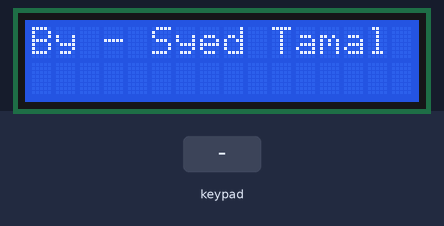
A sketch run on a simulated Arduino Uno, built with avr-gcc and run on an emulated ATmega328P. Shown: 16×2 character LCD. Inputs (shaded band) come from the test bench.

Above: at 0.1 s.
3.3 s: keypad keys 7 + 5 = pressed 0.4 s apart
At 5.5 s:
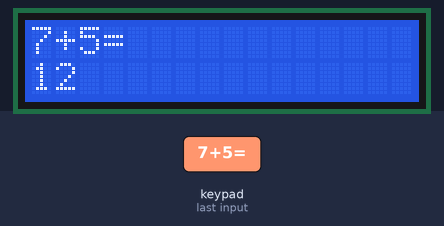
6.4 s: key '+' pressed
At 6.7 s:
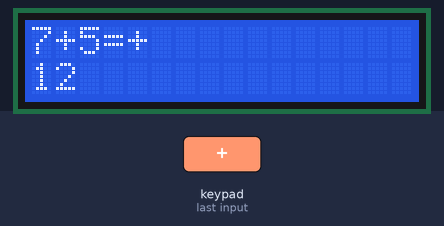
7.9 s: keypad keys 6 * 7 = pressed 0.4 s apart
At 10.1 s:
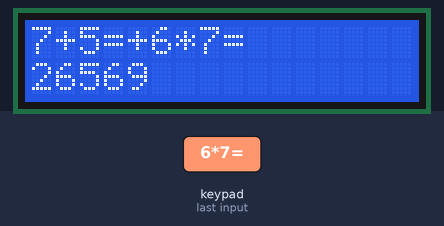
11.0 s: key '*' pressed
At 11.3 s:
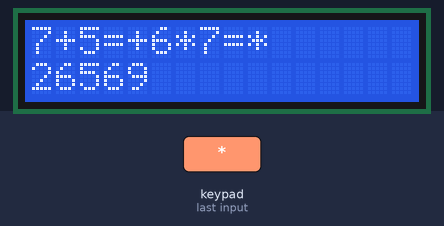
12.5 s: keypad keys 8 / 2 = pressed 0.4 s apart
At 14.7 s:
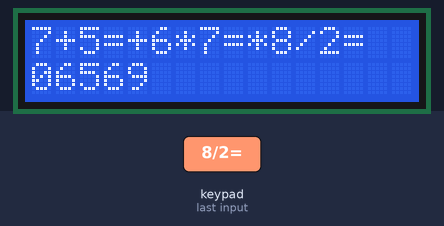
15.6 s: key '=' pressed
At 16.0 s:
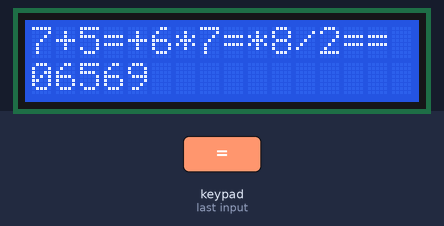
Timing chart, 0 to 18.1 s (numbered marks = the images above; inputs shaded):
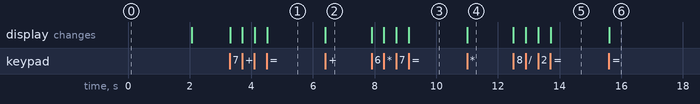

Measured:
- after the input at 3.3 s, the display: first changes at once (image 1 shows a later state)
- after the input at 6.4 s, the display: changes at once (image 2)
- after the input at 7.9 s, the display: first changes at once (image 3 shows a later state)
- after the input at 11.0 s, the display: changes at once (image 4)
- after the input at 12.5 s, the display: first changes at once (image 5 shows a later state)
- after the input at 15.6 s, the display: changes at once (image 6)

The sketch:

calculator.ino
```cpp
#include <Keypad.h>
#include <LiquidCrystal.h>
LiquidCrystal lcd(8,9,10,11,12,13);


const byte ROWS =4;
const byte COLS =4;

char keys[ROWS][COLS]={
  {'1','2','3','+'},
  {'4','5','6','-'},
  {'7','8','9','*'},
  {'C','0','=','/'}
};

byte rowPins[ROWS]={0,1,2,3};
byte colPins[COLS]={4,5,6,7};

Keypad kep = Keypad( makeKeymap(keys), rowPins, colPins, ROWS , COLS);

char allNum[]="1234567890";
int Num[]={1,2,3,4,5,6,7,8,9,0};
char data[17];
char data1[17];
char data2[17];
byte i=0;
char cKey;
byte state = 1;
byte length;
byte j=0;
float val1=0;
float val2=0;
char op;
int result;
int z,x,a=0;

void setup(){
  lcd.begin(16,2);
  lcd.setCursor(0,0);
  lcd.print("By - Syed Tamal");
  delay(2000);
  lcd.clear();
}
void loop(){
  lcd.setCursor(0,0);
  cKey = kep.getKey();
  if(cKey != NO_KEY){


      if( cKey == '='){
      val1 = ToInt(data1);
      val2 = ToInt(data2);
      switch(op){
        case '+':
          result = val1+val2;
          break;
        case '-':
          result = val1-val2;
          break;
        case '*':
          result = val1*val2;
          break;
        case '/':
          result = val1/val2;
          break;
      }
      lcd.setCursor(0,1);
      lcd.print(result);
    }


    lcd.setCursor(i,0);
    lcd.print(cKey);
    data[i]=cKey;
    i++;

  if(cKey == '+' || cKey == '-' || cKey == '*' || cKey == '/' || cKey == 'C' || cKey == '='){
      state = 0;
      op=cKey;
  }

  if(state == 1){
    data1[a] = cKey;
    a++;
  }

  if(state == 0 && cKey != '=' && cKey != 'C'){
    data2[j]= cKey;
    j++;
  }


    if(cKey == 'C'){
      lcd.clear();
      data[17]=" ";
      data1[17]=" ";
      data2[17]=" ";
      i=0;
      cKey=NO_KEY;
      state = 1;
      length=0;
      j=0;
      val1=0;
      val2=0;
      op=NO_KEY;
      result=0;
      z=0;
      x=0;
      a=0;
    }
  }
}


int ToInt(char str[]){
  float value=0;
  int len=strlen(str);
  for(z=0;z<len;z++){
    for(x=0;x<10;x++){
      if(str[z]==allNum[x]) value = value + Num[x]*pow(10,len-z-1) ;
    }
  }
  return value;
}
```
